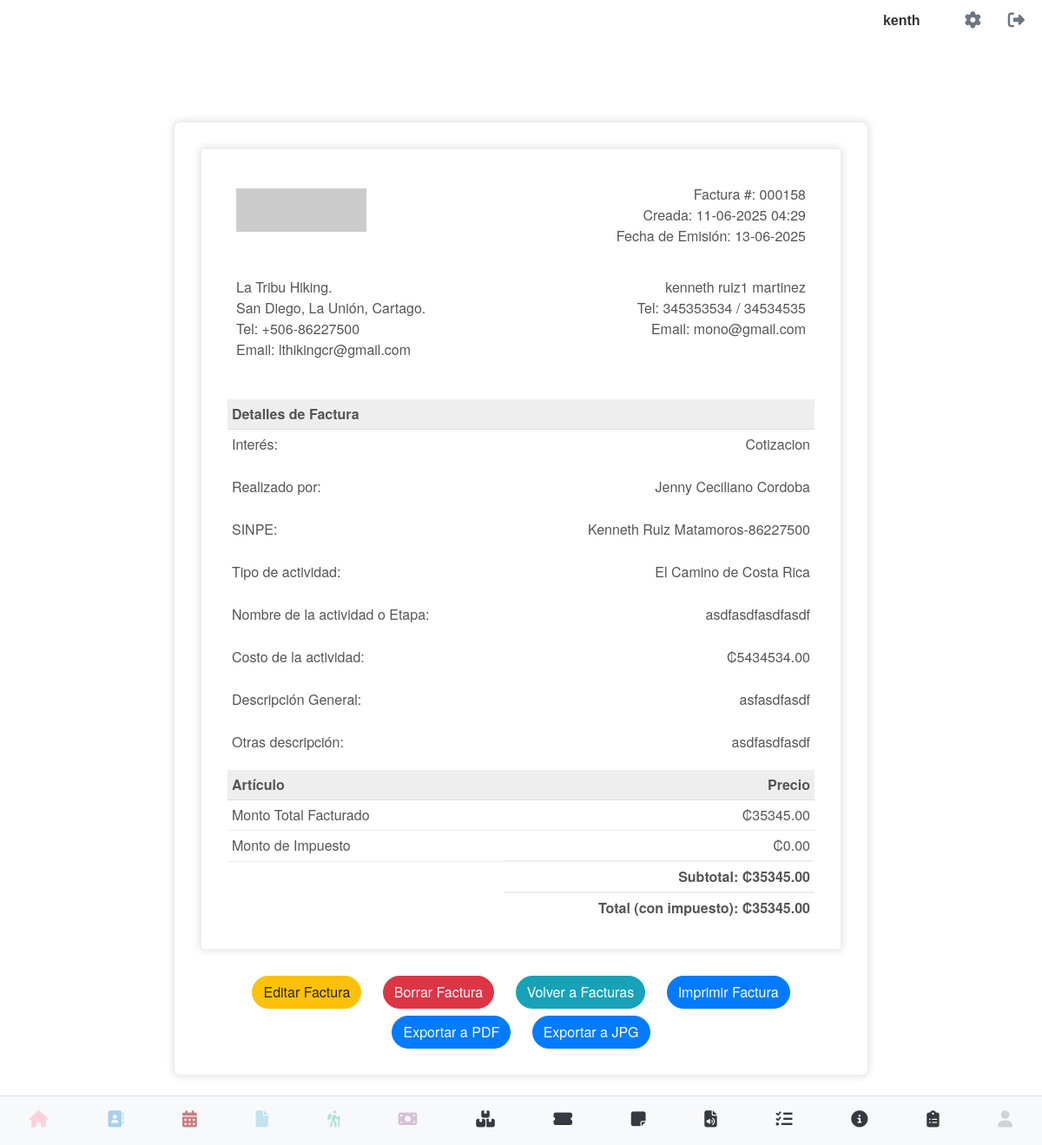
/ver_detalle_factura/1 (signed in), run on an earlier commit of the app's database.
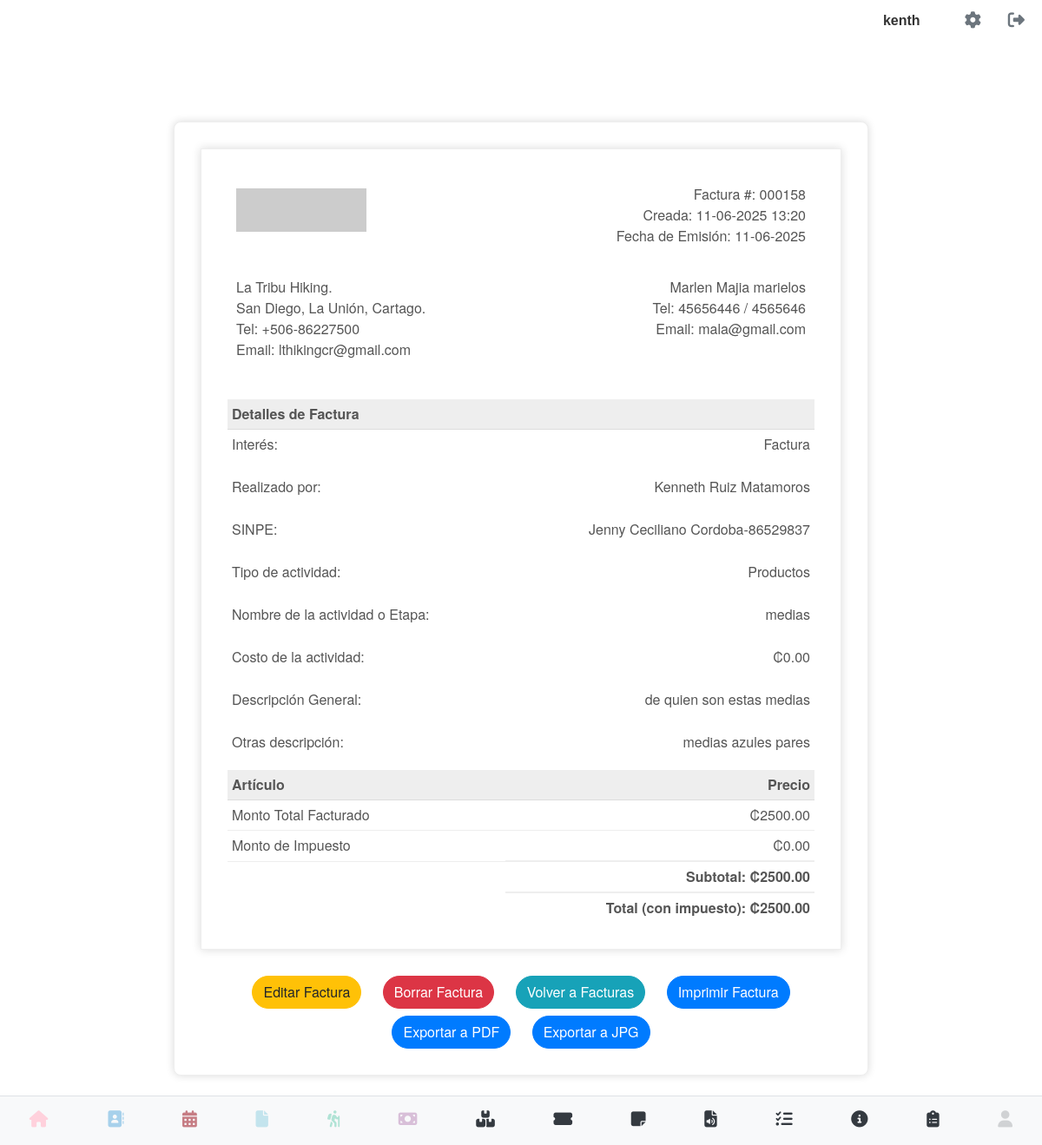
And on a later commit of the database.
### models.py (models this page shows, shortened)
class User(UserMixin, db.Model):
    __tablename__ = 'users' # Nombre de la tabla es 'users'
    id = db.Column(db.Integer, primary_key=True)
    username = db.Column(db.String(80), unique=True, nullable=False)
    email = db.Column(db.String(120), unique=True, nullable=False)
    cedula = db.Column(db.String(20), unique=True, nullable=False)
    telefono = db.Column(db.String(20), nullable=False)
    password_hash = db.Column(db.String(128))
    image_filename = db.Column(db.String(255), nullable=True)
    @property
    def is_authenticated(self):
        return True

class Factura(db.Model):
    __tablename__ = 'facturas'
    id = db.Column(db.Integer, primary_key=True)
    numero_factura = db.Column(db.String(100), unique=True, nullable=False)
    fecha_emision = db.Column(db.Date, nullable=False, default=datetime.utcnow)
    cliente_id = db.Column(db.Integer, db.ForeignKey('contacto.id'), nullable=False)
    cliente = db.relationship('Contacto', backref=db.backref('facturas', lazy=True))
    descripcion = db.Column(db.Text)
    monto_total = db.Column(db.Numeric(10, 2), nullable=False)
    fecha_registro = db.Column(db.DateTime, default=datetime.utcnow)
    usuario_id = db.Column(db.Integer, db.ForeignKey('users.id'), nullable=False)
    usuario = db.relationship('User', backref=db.backref('facturas', lazy=True))
    interes = db.Column(db.String(50), nullable=True)
    realizado_por = db.Column(db.String(100), nullable=True)
    sinpe = db.Column(db.String(100), nullable=True)
    tipo_actividad = db.Column(db.String(100), nullable=True)
    nombre_actividad_etapa = db.Column(db.String(255), nullable=True)
    costo_actividad = db.Column(db.Numeric(10, 2), nullable=True)
    otras_descripcion = db.Column(db.Text, nullable=True)
    impuesto_monto = db.Column(db.Numeric(10, 2), nullable=True, default=0.00)

class Contacto(db.Model):
    __tablename__ = 'contacto'
    id = db.Column(db.Integer, primary_key=True)
    nombre = db.Column(db.String(100), nullable=False)
    primer_apellido = db.Column(db.String(100), nullable=True)
    segundo_apellido = db.Column(db.String(100), nullable=True)
    telefono = db.Column(db.String(20), nullable=False)
    movil = db.Column(db.String(20), nullable=True)
    email = db.Column(db.String(120), nullable=True)
    direccion = db.Column(db.String(200), nullable=True)
    tipo_actividad = db.Column(db.String(100), nullable=True)
    nota = db.Column(db.Text, nullable=True)
    fecha_ingreso = db.Column(db.DateTime, default=datetime.utcnow)
    direccion_mapa = db.Column(db.String(255), nullable=True)
    avatar_path = db.Column(db.String(255), nullable=True)
    usuario_id = db.Column(db.Integer, db.ForeignKey('users.id'), nullable=False)
    empresa = db.Column(db.String(100), nullable=True)
    sitio_web = db.Column(db.String(255), nullable=True)
    capacidad_persona = db.Column(db.String(50), nullable=True)
    participacion = db.Column(db.String(50), nullable=True)
    usuario = db.relationship('User', backref=db.backref('contactos', lazy=True))

### app.py (the view)
@app.route('/ver_detalle_factura/<int:id>')
@login_required
def ver_detalle_factura(id):
    factura = Factura.query.filter_by(id=id, usuario_id=current_user.id).first_or_404()
    return render_template('ver_detalle_factura.html', factura=factura, generate_csrf=generate_csrf)

### app.py (called while the page is built)
@login_manager.user_loader
def load_user(user_id):
    return User.query.get(int(user_id))

### templates/ver_detalle_factura.html (shortened to what this page needs)
{% extends 'base.html' %}
{% block content %}
<div class="invoice-container">
    <div class="invoice-box">
        <table cellpadding="0" cellspacing="0">
            <tr class="top">
                <td colspan="2">
                    <table>
                        <tr>
                            <td class="title">
                                <img src="https://placehold.co/150x50/E0E0E0/333333?text=Tu+Logo" style="width:100%; max-width:150px;">
                            </td>
                            <td>
                                Factura #: {{ factura.numero_factura }}<br>
                                Creada: {{ factura.fecha_registro.strftime('%d-%m-%Y %H:%M') }}<br>
                                Fecha de Emisión: {{ factura.fecha_emision.strftime('%d-%m-%Y') }}
                            </td>
                        </tr>
                    </table>
                </td>
            </tr>
            <tr class="information">
                <td colspan="2">
                    <table>
                        <tr>
                            <td>
                                La Tribu Hiking.<br>
                                San Diego, La Unión, Cartago.<br>
                                Tel: +506-86227500<br>
                                Email: lthikingcr@gmail.com
                            </td>
                            <td>
                                {{ factura.cliente.nombre }} {{ factura.cliente.primer_apellido }} {{ factura.cliente.segundo_apellido }}<br>
                                Tel: {{ factura.cliente.telefono }} / {{ factura.cliente.movil }}<br>
                                Email: {{ factura.cliente.email }}
                            </td>
                        </tr>
                    </table>
                </td>
            </tr>
            <tr class="heading">
                <td>Detalles de Factura</td>
                <td></td>
            </tr>
            <tr class="details">
                <td>Interés:</td>
                <td>{{ factura.interes }}</td>
            </tr>
            <tr class="details">
                <td>Realizado por:</td>
                <td>{{ factura.realizado_por }}</td>
            </tr>
            <tr class="details">
                <td>SINPE:</td>
                <td>{{ factura.sinpe }}</td>
            </tr>
            <tr class="details">
                <td>Tipo de actividad:</td>
                <td>{{ factura.tipo_actividad }}</td>
            </tr>
            <tr class="details">
                <td>Nombre de la actividad o Etapa:</td>
                <td>{{ factura.nombre_actividad_etapa if factura.nombre_actividad_etapa else 'N/A' }}</td>
            </tr>
            <tr class="details">
                <td>Costo de la actividad:</td>
                <td>₡{{ "%.2f" | format(factura.costo_actividad | float) if factura.costo_actividad is not none else '0.00' }}</td>
            </tr>
            <tr class="details">
                <td>Descripción General:</td>
                <td>{{ factura.descripcion if factura.descripcion else 'N/A' }}</td>
            </tr>
            <tr class="details">
                <td>Otras descripción:</td>
                <td>{{ factura.otras_descripcion if factura.otras_descripcion else 'N/A' }}</td>
            </tr>
            <tr class="heading">
                <td>Artículo</td>
                <td>Precio</td>
            </tr>
            <tr class="item">
                <td>Monto Total Facturado</td>
                <td>₡{{ "%.2f" | format(factura.monto_total | float) }}</td>
            </tr>
            <tr class="item">
                <td>Monto de Impuesto</td>
                <td>₡{{ "%.2f" | format(factura.impuesto_monto | float) if factura.impuesto_monto is not none else '0.00' }}</td>
            </tr>
            <tr class="total">
                <td></td>
                <td>
                   Subtotal: ₡{{ "%.2f" | format(factura.monto_total | float - (factura.impuesto_monto | float if factura.impuesto_monto is not none else 0.00)) }}
                </td>
            </tr>
            <tr class="total">
                <td></td>
                <td>
                   Total (con impuesto): ₡{{ "%.2f" | format(factura.monto_total | float) }}
                </td>
            </tr>
        </table>
    </div>
    <div class="action-buttons">
        <a href="{{ url_for('editar_factura', id=factura.id) }}" class="btn btn-warning rounded-pill">Editar Factura</a>
        <button type="button" class="btn btn-danger rounded-pill delete-factura-btn"
                data-factura-id="{{ factura.id }}"
                data-factura-numero="{{ factura.numero_factura }}"
                data-factura-cliente="{{ factura.cliente.nombre }} {{ factura.cliente.primer_apellido }}">
            Borrar Factura
        </button>
        <a href="{{ url_for('ver_facturas') }}" class="btn btn-info rounded-pill">Volver a Facturas</a>
        <button type="button" class="btn btn-primary rounded-pill" onclick="window.print()">Imprimir Factura</button>
        <a href="{{ url_for('exportar_factura_pdf', id=factura.id) }}" class="btn btn-primary rounded-pill mt-2">Exportar a PDF</a>
        <a href="{{ url_for('exportar_factura_jpg', id=factura.id) }}" class="btn btn-primary rounded-pill mt-2">Exportar a JPG</a>
    </div>
</div>
{% endblock %}

### templates/base.html (shortened to what this page needs)
<!DOCTYPE html>
<html lang="es">
<head>
    <link rel="stylesheet" type="text/css" href="{{ url_for('static', filename='css/main.css') }}">
    <link rel="stylesheet" href="https://cdn.jsdelivr.net/npm/sweetalert2@11/dist/sweetalert2.min.css">
</head>
<body>
    <div class="contactos-container">
    {% if current_user.is_authenticated %}
        <div class="top-right">
            <span class="username-display">{{ current_user.username }}</span>
            <a href="{{ url_for('perfil') }}" class="gear-icon"><i class="fas fa-cog"></i></a>
            <a href="{{ url_for('logout') }}" class="logout-icon"><i class="fas fa-sign-out-alt"></i></a>
        </div>
    {% endif %}
</div>
<div class="container-block">
    {% block content %}
    {% endblock %}
</div>
{% include "navbar.html" %}
</body>
</html>

### templates/navbar.html
<nav class="magic-navbar">
    <div class="magic-nav-buttons">
        <div class="magic-nav-button">
            <a href="{{ url_for('index') }}">
                <i class="fas fa-home"></i>
            </a>
        </div>
        <div class="magic-nav-button">
            <a href="{{ url_for('listar_contacto') }}">
                <i class="fa-solid fa-address-book"></i>
            </a>
        </div>
        <div class="magic-nav-button">
            <a href="{{ url_for('calendario') }}">
                <i class="fa-solid fa-calendar-days"></i>
            </a>
        </div>
        <div class="magic-nav-button">
            <a href="{{ url_for('ver_facturas') }}">
                <i class="fa-solid fa-file"></i>
            </a>
        </div>
        <div class="magic-nav-button">
            <a href="{{ url_for('ver_eventos') }}">
                <i class="fa-solid fa-person-hiking"></i>
            </a>
        </div>
        <div class="magic-nav-button">
            <a href="{{ url_for('pagos.ver_pagos') }}">
                <i class="fa-solid fa-money-bill"></i>
            </a>
        </div>
        <div class="magic-nav-button">
            <a href="{{ url_for('inventario_bp.ver_inventario') }}">
                <i class="fa-solid fa-boxes-stacked"></i>
            </a>
        </div>
        <div class="magic-nav-button">
            <a href="{{ url_for('rifas.lista_rifas') }}">
                <i class="fa-solid fa-ticket-alt"></i>
            </a>
        </div>
        <div class="magic-nav-button">
            <a href="{{ url_for('notas.ver_notas') }}">
                <i class="fa-solid fa-note-sticky"></i>
            </a>
        </div>
        <div class="magic-nav-button">
            <a href="{{ url_for('player.ver_archivos') }}">
                <i class="fa-solid fa-file-audio"></i>
            </a>
        </div>
        <div class="magic-nav-button">
            <a href="{{ url_for('gestor.ver_proyectos') }}">
                <i class="fa-solid fa-list-check"></i>
            </a>
        </div>
        <div class="magic-nav-button">
            <a href="{{ url_for('info.ver_info') }}">
                <i class="fa-solid fa-info-circle"></i>
            </a>
        </div>
        <div class="magic-nav-button">
            <a href="{{ url_for('abonos.ver_lista') }}">
                <i class="fa-solid fa-clipboard-list"></i>
            </a>
        </div>
        <div class="magic-nav-button">
            {% if current_user.is_authenticated %}
                <a href="#" style="pointer-events: none; opacity: 0.2;">
                    <i class="fas fa-user"></i>
                </a>
            {% else %}
                <a href="{{ url_for('login') }}">
                    <i class="fas fa-sign-in-alt"></i>
                </a>
            {% endif %}
        </div>
    </div>
</nav>

### static/css/navbar.css (style rules this page uses)
.magic-navbar { background-color: #f8f9fa; color: #343a40; padding: 0.5rem 0; position: fixed; bottom: 0; left: 0; width: 100%; z-index: 1000; border-top: 1px solid #dee2e6; }
.magic-nav-buttons { display: flex; justify-content: space-around; align-items: center; }
.magic-nav-button { flex-grow: 1; text-align: center; padding: 0.5rem 0; }
.magic-nav-button a { display: block; color: inherit; text-decoration: none; }
.magic-nav-button i { font-size: 1.2rem; margin-bottom: 0.2rem; }
.magic-nav-button:nth-child(1) i { color: #FFD1DC; }
.magic-nav-button:nth-child(2) i { color: #A7D1EB; }
.magic-nav-button:nth-child(3) i { color: #c67D84; }
.magic-nav-button:nth-child(4) i { color: #C3E4ED; }
.magic-nav-button:nth-child(5) i { color: #B0E3D5; }
.magic-nav-button:nth-child(6) i { color: #D8BFD8; }

### static/css/base.css (style rules this page uses)
body { font-family: sans-serif; margin: 0; }
.container-block { margin-top:80px; padding: 20px; }
.top-right { position: absolute; top: 10px; right: 20px; display: flex; align-items: center; }
.gear-icon, .logout-icon { font-size: 24px; text-decoration: none; color: #333; margin-left: 15px; }
.username-display { margin-right: 20px; font-weight: bold; color: #333; }

### static/css/perfil.css (style rules this page uses)
body { font-family: sans-serif; margin: 20px; }

### static/css/listar_contacto.css (style rules this page uses)
.contactos-container { font-family: Arial, sans-serif; color: #333; }
.contactos-container .top-right { display: flex; justify-content: flex-end; align-items: center; gap: 1rem; padding-bottom: 1rem; }
.contactos-container .username-display { font-weight: bold; }
.contactos-container .gear-icon, .contactos-container .logout-icon { color: #6c757d; font-size: 1.2rem; text-decoration: none; }

### templates/ver_detalle_factura.html (style rules this page uses)
.invoice-container { max-width: 800px; margin: 40px auto; padding: 30px; border: 1px solid #eee; box-shadow: 0 0 10px rgba(0, 0, 0, 0.15); font-size: 16px; line-height: 24px; font-family: 'Helvetica Neue', 'Helvetica', Helvetica, Arial, sans-serif; color: #555; background-color: #fff; border-radius: 8px; }
.action-buttons { text-align: center; margin-top: 30px; }
.action-buttons .btn { margin: 0 10px; }
.invoice-box { max-width: 800px; margin: auto; padding: 30px; border: 1px solid #eee; box-shadow: 0 0 10px rgba(0, 0, 0, .15); font-size: 16px; line-height: 24px; font-family: 'Helvetica Neue', 'Helvetica', Helvetica, Arial, sans-serif; color: #555; }
.invoice-box table { width: 100%; line-height: inherit; text-align: left; }
.invoice-box table td { padding: 5px; vertical-align: top; }
.invoice-box table tr td:nth-child(2) { text-align: right; }
.invoice-box table tr.top table td { padding-bottom: 20px; }
.invoice-box table tr.top table td.title { font-size: 45px; line-height: 45px; color: #333; }
.invoice-box table tr.information table td { padding-bottom: 40px; }
.invoice-box table tr.heading td { background: #eee; border-bottom: 1px solid #ddd; font-weight: bold; }
.invoice-box table tr.details td { padding-bottom: 20px; }
.invoice-box table tr.item td { border-bottom: 1px solid #eee; }
.invoice-box table tr.total td:nth-child(2) { border-top: 2px solid #eee; font-weight: bold; }

What changed in the data, as far as the page shows it:
no longer on this page (row edited): Contacto: cliente.nombre "kenneth", cliente.primer_apellido "ruiz1", cliente.segundo_apellido "martinez", cliente.telefono "345353534", cliente.movil "34534535", cliente.email "mono@gmail.com"
changed Factura: fecha_registro "11-06-2025 04:29" → "11-06-2025 13:20"; fecha_emision "13-06-2025" → "11-06-2025"; interes "Cotizacion" → "Factura"; realizado_por "Jenny Ceciliano Cordoba" → "Kenneth Ruiz Matamoros"; sinpe "Kenneth Ruiz Matamoros-86227500" → "Jenny Ceciliano Cordoba-86529837"; tipo_actividad "El Camino de Costa Rica" → "Productos"; nombre_actividad_etapa "asdfasdfasdfasdf" → "medias"; costo_actividad "5434534.00" → "0.00"; descripcion "asfasdfasdf" → "de quien son estas medias"; otras_descripcion "asdfasdfasdf" → "medias azules pares"; monto_total "35345.00" → "2500.00"
added Contacto: cliente.nombre "Marlen", cliente.primer_apellido "Majia", cliente.segundo_apellido "marielos", cliente.telefono "45656446", cliente.movil "4565646", cliente.email "mala@gmail.com"
